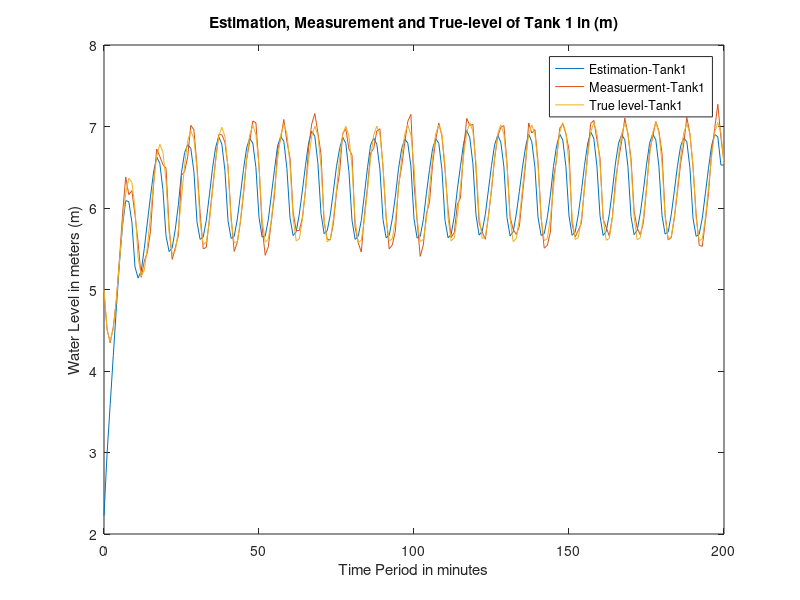
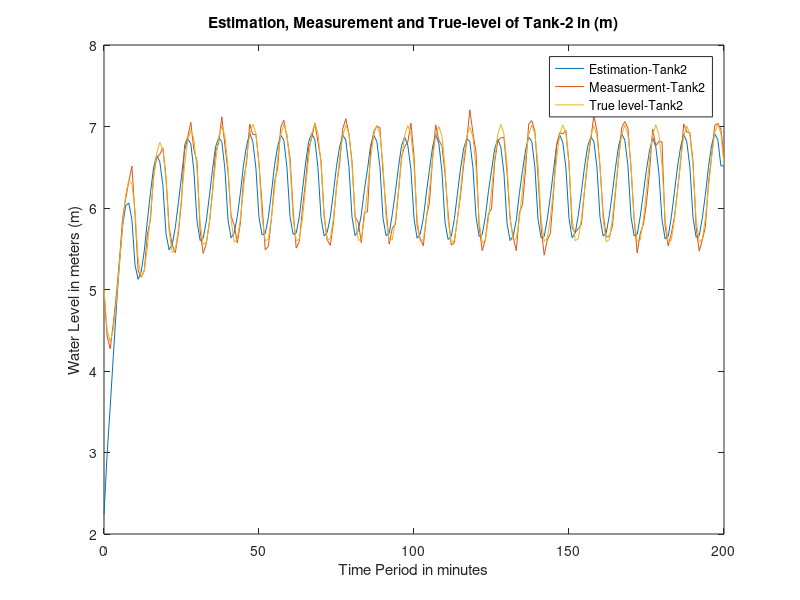
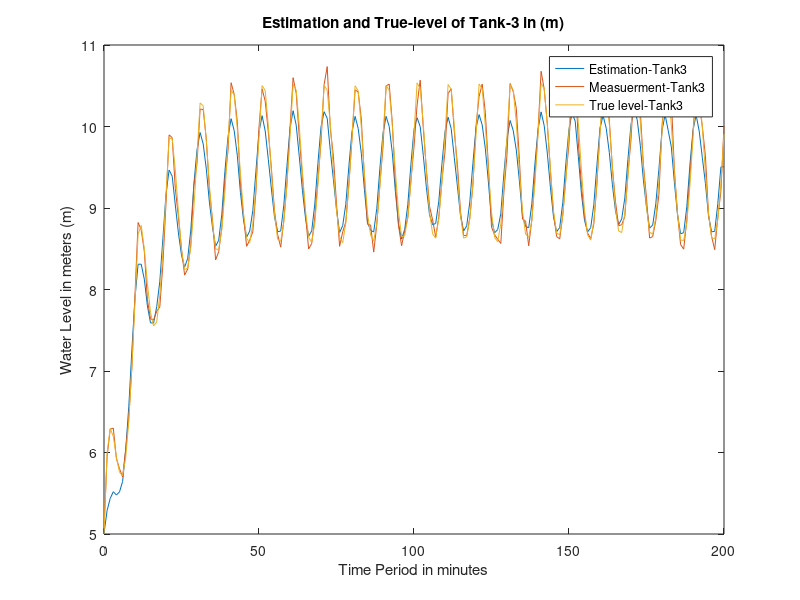
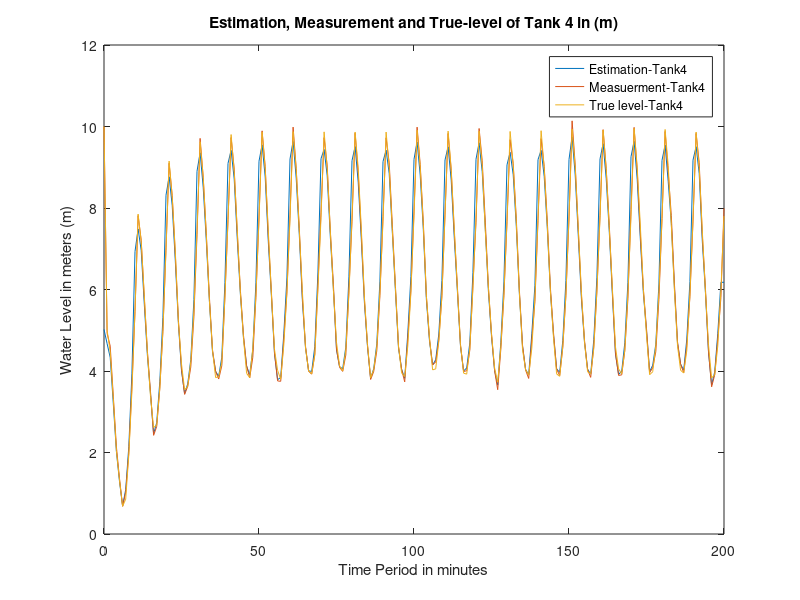

Recreate these plots in MATLAB, in order.
%Case-I: Estimation of water level in all the tanks. Here, we have
%observations of all the levels from the sensor nodes. No data is missing
%from sensor node.

close all;
clearvars;
T=1;
T2=200;
c=0.1;
r=0.05;
n=4; %number of tanks
alpha1=0.1; alpha2=0.1; alpha3=0.1; alpha4=0.1; %define liner approximation parameter
s1=1; s2=1; s3=0.5; s4=0.1; % Define the base dimensions of every tank in m^2
L=zeros(4,T); %L2=zeros(T,1); L3=zeros(T,1); L4=zeros(T,1); % Assigning level 
%vector to all the tanks  
L(1,1)=5; % Initial water level of Tank_1 in liters 
L(2,1)=5; % Initial water level of tank_2  in liters
L(3,1)=5; % Initial water level of tank_3 in liters
L(4,1)=10; % Initial water level of tank_4 in liters
c_s=0.1; %Refer equation 30 of the text. Use to initialise MSE

%Define equation 14 of the text given as f[n]=z[n]+u[n], where f[n]=[f1_in, f2_in, f3_out, f4_out]^T
%z[n]= [z_{1in}[n], z_{2in}[n], z_{3eout}[n], z_{4eout}[n]^T and {u[n]} is gaussian has mean 0 and variance Q, 


%where z1_in, z2_in, z3_eout and z4_eout with some mean
%value defined in meters as:
t=[0:T2]';
z1_in=1*abs(sin(2*pi*r*t)); z2_in=1*abs(sin(2*pi*r*t)); z3_eout=0.5*abs(sin(2*pi*r*t)); z4_eout=0.5*abs(sin(2*pi*r*t));


%In addition defining
t=[0:T2]';
q1=0.01*abs(sin(2*pi*r*t)); q2=0.01*abs(sin(2*pi*r*t)); q3=0.01*abs(sin(2*pi*r*t)); q4=0.01*abs(sin(2*pi*r*t)); 
c_s=0.1; %refer equation 30 of text for info
%so defining Q=[q1 0 0 0;0 q2 0 0; 0 0 q3 0;0 0 0 q4]; in matrix form



%Hence,
f1_in= z1_in+q1.*randn(T2+1,1); % In_flow rate of tank 1 in liters/sec or (m^3)/sec)
f2_in= z2_in+q2.*randn(T2+1,1); % In_flow rate of tank 1 in liters/sec or (m^3)/sec)
f3_eout=z3_eout+q3.*randn(T2+1,1); % Out_flow rate of tank 3
f4_eout=z4_eout+q4.*randn(T2+1,1);% % Out_flow rate of tank 4

f=[f1_in,f2_in,f3_eout,f4_eout]';

p1=T*alpha1/s1;
p2=T*alpha2/s2;
p3=T*alpha3/s3;
p4=T*alpha4/s4;

%Define A:State Transition Matrix
A=[(1-p1) 0 0 0;0 (1-p2) 0 0;T*alpha1/s3 T*alpha2/s3 (1-p3) 0;0 0 T*alpha3/s4 (1-p4)];

%Define G
G=[(T/s1) 0 0 0; 0 (T/s2) 0 0; 0 0 -(T/s3) 0; 0 0 0 -(T/s4)]; 
Z=[z1_in';z2_in';z3_eout';z4_eout'];
u=f-Z;
B=[T/s1 0 0 0; 0 T/s2 0 0; 0 0 -T/s3 0; 0 0 0 -T/s4];

for t=1:T2
    L(:,t+1)=A*L(:,t)+G*Z(:,t)+B*u(:,t); 
end

% Kalman equations
l_hat=zeros(n,4);
Mt=c_s*eye(4);%[0.1 0 0 0;0 0.1 0 0; 0 0 0.1 0; 0 0 0 0.1]; % Initialising observation covariance matrix
Ct=c*eye(4);% observation co-variance matrix
C=[c 0 0 0;0 c 0 0;0 0 c 0;0 0 0 c]; %Observation/measurement co-variance matrix 
Xt1=L(1,:)'+C(1,1)*randn(T2+1,1); %Observation for tank 1  
Xt2=L(2,:)'+C(2,2)*randn(T2+1,1); %Observation for tank 2  
Xt3=L(3,:)'+C(3,3)*randn(T2+1,1); %Observation for tank 3
Xt4=L(4,:)'+C(4,4)*randn(T2+1,1); %Observation for tank 4  
yt=[Xt1';Xt2';Xt3';Xt4']; 
Ht=[1 0 0 0;0 1 0 0;0 0 1 0;0 0 0 1]; % Measurement Matrix


for t=1:T2
Z=[z1_in(t);z2_in(t);z3_eout(t);z4_eout(t)];
Q=[q1(t) 0 0 0;0 q2(t) 0 0;0 0 q3(t) 0;0 0 0 q4(t)];
l_hat_pre(:,t)=A*l_hat(:,t)+G*Z;
Mt_pre=A*Mt*A'+B*Q*B';
%
Kt=Mt_pre*Ht'*(Ht*Mt_pre*Ht'+Ct)^-1;
l_hat(:,t+1)=l_hat_pre(:,t)+Kt*(yt(:,t)-Ht*l_hat_pre(:,t));
Mt=(eye(n)-Kt*Ht)*Mt_pre;
end
l_hat(:,1:end-1)=l_hat(:,2:end); % To adjust the time lag of estimated values

figure(1);
plot(0:T2,l_hat(1,:),0:T2,yt(1,:),0:T2,L(1,:)) % Plot Estimation, Measurement and True-level of Tank 1 in (m)
legend('Estimation-Tank1','Measuerment-Tank1','True level-Tank1')
title('Estimation, Measurement and True-level of Tank 1 in (m)')
xlabel('Time Period in minutes') 
ylabel('Water Level in meters (m)') 

figure(2);
plot(0:T2,l_hat(2,:),0:T2,yt(2,:),0:T2,L(2,:)) % Plot estimation, measurement and level of Tank 2
legend('Estimation-Tank2','Measuerment-Tank2','True level-Tank2')
title('Estimation, Measurement and True-level of Tank-2 in (m)')
xlabel('Time Period in minutes') 
ylabel('Water Level in meters (m)') 


figure(3);
plot(0:T2,l_hat(3,:),0:T2,yt(3,:),0:T2,L(3,:)) % Plot estimation, measurement and level of Tank 3
legend('Estimation-Tank3','Measuerment-Tank3','True level-Tank3')
title('Estimation and True-level of Tank-3 in (m)')
xlabel('Time Period in minutes') 
ylabel('Water Level in meters (m)') 

figure(4);
plot(0:T2,l_hat(4,:),0:T2,yt(4,:),0:T2,L(4,:)) % Plot estimation, measurement and level of Tank 4
legend('Estimation-Tank4','Measuerment-Tank4','True level-Tank4')
title('Estimation, Measurement and True-level of Tank 4 in (m)')
xlabel('Time Period in minutes') 
ylabel('Water Level in meters (m)') 

